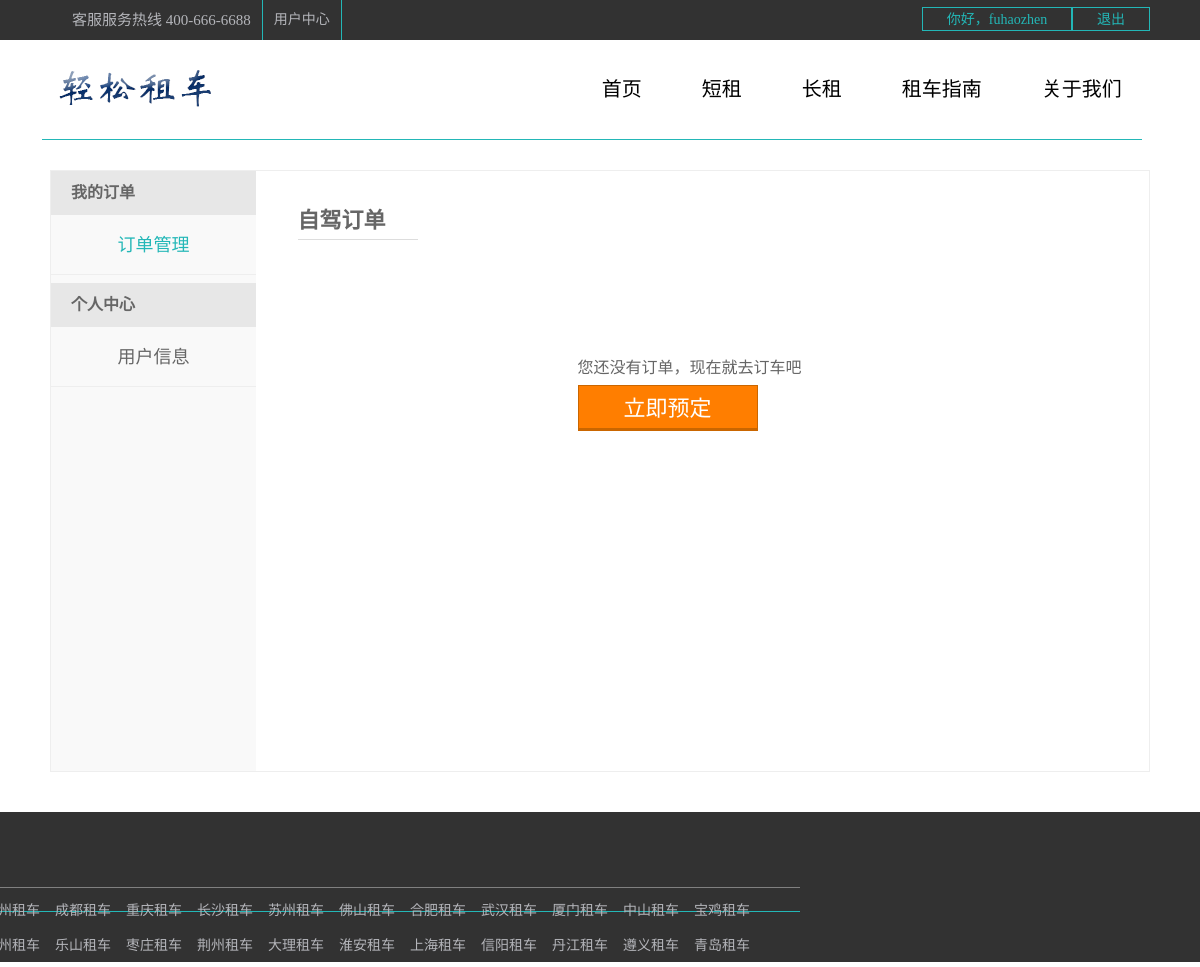
The page /cars/dingdan/ (signed in) on the database as committed earlier.
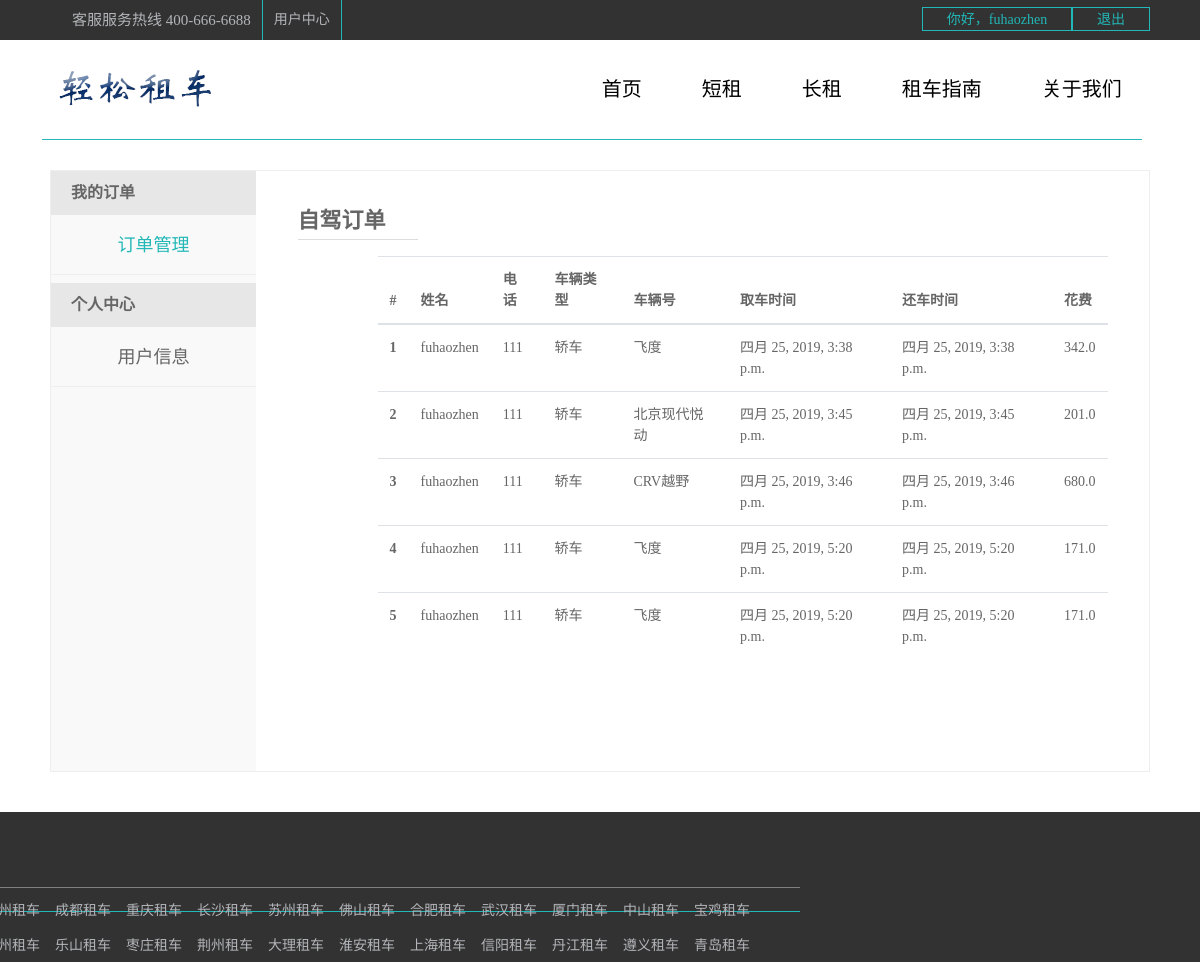
The same page on the database as committed later.
### cars/models.py (models this page shows, shortened)
class Order(models.Model):
    o_uid = models.ForeignKey(User, on_delete=models.CASCADE)
    customerName = models.CharField(max_length=20)
    customerTel = models.CharField(max_length=50)
    o_cid = models.ForeignKey(Car, on_delete=models.CASCADE)
    typeNo = models.CharField(max_length=20)
    creatDate = models.DateTimeField(auto_now_add=True)
    returnDate = models.DateTimeField(auto_now_add=True)
    otime = models.IntegerField(default=0)
    ocost = models.FloatField()

class Car(models.Model):
    ctype = models.CharField(default="轿车", max_length=20)
    typeNo = models.CharField(max_length=20)
    picture = models.FileField(null=True, upload_to="./static/media/")
    color = models.CharField(max_length=20)
    drentprice = models.FloatField()
    description = models.CharField(max_length=50, default="//5座 自动/1.5L")
    def __str__(self):
        return self.ctype

### cars/views.py (the view)
def dingdan(request):
    user = request.session.get("username")
    user1 = User.objects.get(username=user)
    order1 = user1.order_set.all()
    length = len(order1)
    return render(request, 'cars/dingdan.html', {"username": user, "order1": order1, "length": length})

### templates/cars/dingdan.html (shortened to what this page needs)
<!DOCTYPE html>
<html>
	<head>
		<link rel="stylesheet" type="text/css" href="/static/dist/css/bootstrap.css"/>
	</head>
	<body>
		<div class="top">
			<div class="content">
				<div class="fl">
					<ul class="flu">
						<li>
							<a class="kefu" href="#">客服服务热线 400-666-6688</a>
						</li>
						<li>
							<a href="#">用户中心</a>
						</li>
					</ul>
				</div>
				<div class="fr">
					{% if  not username %}
						<a href="{% url 'cars:user_login' %}">登录</a>
						<a href="{% url 'cars:user_register' %}">注册</a>
					{% else %}
						<a href="{% url 'cars:me' %}" style="width: 150px;">你好，{{username}}</a>
						<a href="{% url 'cars:log_out' %}">退出</a>
					{% endif %}
				</div>
			</div>
		</div>
		<div class="nav">
			<div class="s1_content">
				<img src="/static/images/商标.png" alt>
				<div class="menu">
					<ul>
						<li><a href="{% url 'cars:index' %}">首页</a></li>
						<li><a href="{% url 'cars:short' %}">短租</a></li>
						<li><a href="{% url 'cars:long' %}">长租</a></li>
						<li><a href="{% url 'cars:guide' %}">租车指南</a></li>
						<li style="margin-right: 20px;"><a href="{% url 'cars:guide' %}">关于我们</a></li>
					</ul>
				</div>
			</div>
		</div>
		<div class="about_content">
			<div class="about_left">
				<dt>我的订单</dt>
					<dd>
						<a href="{% url 'cars:dingdan' %}" class="ck" style="color:#23B7B7; ">订单管理</a>
					</dd>
				<dt>个人中心</dt>
					<dd>
						<a href="{%url 'cars:me' %}" class="user">用户信息</a>
					</dd>
			</div>
			<div class="about_right">
				<div class="right_top">
					<div class="zijia">自驾订单</div>
				</div>
				<div class="right_bottom">
					{% if length > 0 %}
							<table class="table table-hover">
								  <thead>
									<tr>
									  <th scope="col">#</th>
									  <th scope="col">姓名</th>
									  <th scope="col">电话</th>
									  <th scope="col">车辆类型</th>
										<th scope="col">车辆号</th>
									  <th scope="col">取车时间</th>
									  <th scope="col">还车时间</th>
										<th scope="col">花费</th>
									</tr>
								  </thead>
								  <tbody>
								  {% for i in order1 %}
									<tr>
									  <th scope="row">{{i.id}}</th>
									  <td>{{username}}</td>
									  <td>{{i.customerTel}}</td>
									  <td>{{i.o_cid}}</td>
									  <td>{{i.typeNo}}</td>
									  <td>{{i.creatDate}}</td>
									  <td>{{i.returnDate}}</td>
									  <td>{{i.ocost}}</td>
									</tr>
								  {% endfor %}
								  </tbody>
							</table>
					{% else %}
					<div style="margin:100px 200px;">
						<span>
						您还没有订单，现在就去订车吧
						</span>
						<a href="{% url 'cars:short' %}">立即预定</a>
					</div>
					{% endif %}
				</div>
			</div>
		</div>
		<div class="s1_footer">
			<div class="s1_footer_top">
				<div class="s1_content">
					<div class="s1_top">
					</div>
					<div class="clear"></div>
					<div class="s1_lian_jie">
						<h5 style="color: #b4b5ba;">热门城市入口</h5>
						<ul>
							<li><a href="#">杭州租车</a></li>
							<li><a href="#">成都租车</a></li>
							<li><a href="#">重庆租车</a></li>
							<li><a href="#">长沙租车</a></li>
							<li><a href="#">苏州租车</a></li>
							<li><a href="#">佛山租车</a></li>
							<li><a href="#">合肥租车</a></li>
							<li><a href="#">武汉租车</a></li>
							<li><a href="#">厦门租车</a></li>
							<li><a href="#">中山租车</a></li>
							<li><a href="#">宝鸡租车</a></li>
							<li><a href="#">德州租车</a></li>
							<li><a href="#">乐山租车</a></li>
							<li><a href="#">枣庄租车</a></li>
							<li><a href="#">荆州租车</a></li>
							<li><a href="#">大理租车</a></li>
							<li><a href="#">淮安租车</a></li>
							<li><a href="#">上海租车</a></li>
							<li><a href="#">信阳租车</a></li>
							<li><a href="#">丹江租车</a></li>
							<li><a href="#">遵义租车</a></li>
							<li><a href="#">青岛租车</a></li>
						</ul>
					</div>
				</div>
			</div>
		</div>
	</body>
</html>

Rows that differ between the two databases and show on the page:
added Order: id "1", username "fuhaozhen", customerTel "111", o_cid "轿车", typeNo "飞度", creatDate "四月 25, 2019, 3:38 p.m.", returnDate "四月 25, 2019, 3:38 p.m.", ocost "342.0"
added Order: id "2", username "fuhaozhen", customerTel "111", o_cid "轿车", typeNo "北京现代悦动", creatDate "四月 25, 2019, 3:45 p.m.", returnDate "四月 25, 2019, 3:45 p.m.", ocost "201.0"
added Order: id "3", username "fuhaozhen", customerTel "111", o_cid "轿车", typeNo "CRV越野", creatDate "四月 25, 2019, 3:46 p.m.", returnDate "四月 25, 2019, 3:46 p.m.", ocost "680.0"
added Order: id "4", username "fuhaozhen", customerTel "111", o_cid "轿车", typeNo "飞度", creatDate "四月 25, 2019, 5:20 p.m.", returnDate "四月 25, 2019, 5:20 p.m.", ocost "171.0"
added Order: id "5", username "fuhaozhen", customerTel "111", o_cid "轿车", typeNo "飞度", creatDate "四月 25, 2019, 5:20 p.m.", returnDate "四月 25, 2019, 5:20 p.m.", ocost "171.0"
Other text that changed with them:
text no longer shown: "您还没有订单，现在就去订车吧 立即预定"
text now shown: "# 姓名 电话 车辆类型 车辆号 取车时间 还车时间 花费"
